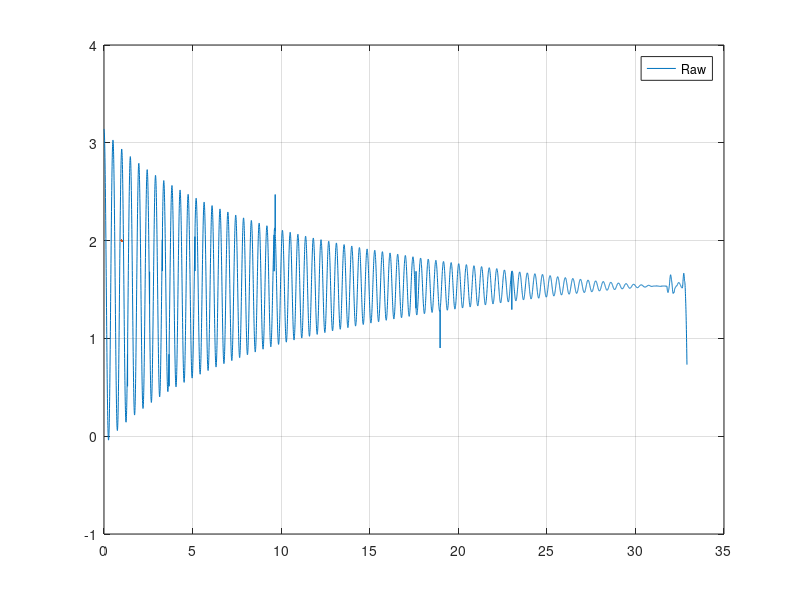
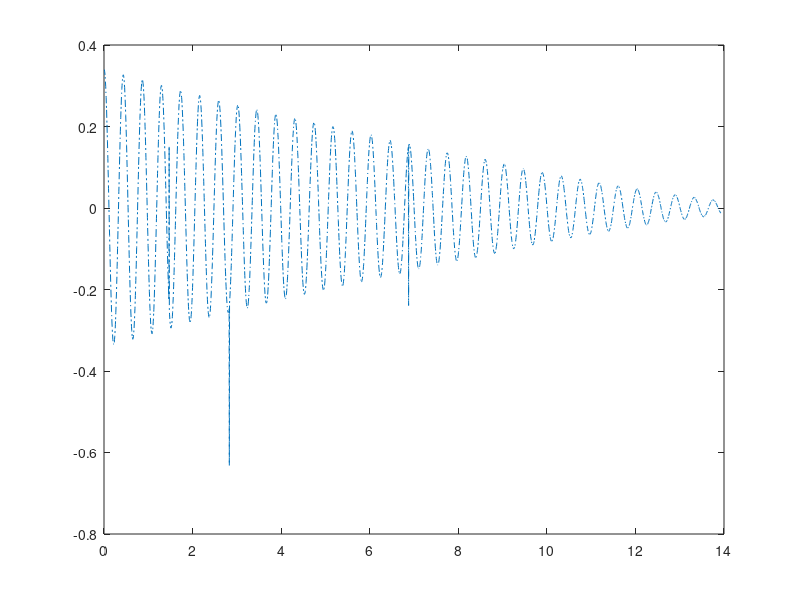

MATLAB code to generate these figures, in order: (Note: this script raises an error after producing the figures.)
clc; clear; close all;
%Loading test data for pendulum drops:
load("PendTest.mat");
%Cleaning up
pendTest.data_1.angle(1:round(0.12*250)) = [];
pendTest.data_1.time(1:round(0.12*250)) = [];
pendTest.data_1.angle = pendTest.data_1.angle(:) - pendTest.data_1.angle(1) + pi;
pendTest.data_1.time = pendTest.data_1.time(:) - pendTest.data_1.time(1);
% Visualizing raw data
plot(pendTest.data_1.time, pendTest.data_1.angle, LineWidth=2);
legend('Raw');
grid on
box on
hold off

% Load and preprocess the data
testDataAngle = pendTest.data_1.angle(3327:6200) - 1.53398;
testDataTime = pendTest.data_1.time(3327:6200) - pendTest.data_1.time(3327);

% Plot raw data
figure;
plot(testDataTime, testDataAngle, '-.');
hold on;

% Remove outliers using moving median
[~, idx] = rmoutliers(testDataAngle, "movmedian", 0.2, "SamplePoints", testDataTime);
testDataAngleClean = testDataAngle(~idx);
testDataTimeClean = testDataTime(~idx);

% Plot cleaned data
plot(testDataTimeClean, testDataAngleClean);

% Find the peaks in the cleaned data
[~, locs] = findpeaks(testDataAngleClean);
xData = testDataTimeClean(locs);
yData = testDataAngleClean(locs);

% Plot peak points
plot(xData, yData, '*');

% Perform curve fitting using lsqcurvefit
zeta0 = -.005; % Initial random guess for zeta
theta_0 = testDataAngle(1); % Initial angle
zetaOmegan = lsqcurvefit(@(zetaOmegan0, xData) expFun(zetaOmegan0, xData, theta_0), zeta0, xData, yData)

% Plot the fitted curve
plot(0:0.1:14, expFun(zetaOmegan, 0:0.1:14, theta_0));
hold off;

%Create sexy plotts
%Plotting paramters 
W_frame = 16;     % Final width of the frame [cm] of the plot in your document
H_frame = 8;      % Final height of the frame [cm] of the plot in your document
LLC_frame = [5,5];% Position of lower left corner of the frame on the screen [cm]
W_axis = 14.5;    % Width of axis [cm]
H_axis = 6.7;     % Height of axis [cm]
LLC_axis = [1.25, 1.1]; % Position of lower left corner of the axes on the frame [cm]
xlabel_x = W_axis/2;% x-position of the x-label
xlabel_y = -0.6;  % y-position of the x-label [cm]
ylabel_x = -0.6;  % x-position of the y-label [cm]
ylabel_y = H_axis/2;% y-position of the y-label
AxisFontSize = 11;% Font size for axis text in the final plot in your document
LW1 = 1;          % Line width of lines on plot
LW2 = 2;          % Line width of lines on plot
%Plotting 
fig = figure;           % Handle for the figure
ax = gca;               % Handle for the axis

%Data Point Formatting
fig.Units = 'centimeters';
fig.Position = [LLC_frame W_frame H_frame];
% Specifying the position of the lower left corner + the width and height of the frame

hold on
plt1 = plot(testDataTime, testDataAngle, '-.');
plt1.Color = '#00695c';    % y, m, c, r, g, b, w, k,
plt1.LineStyle ='-';% '-', '--', ':', '-.'
%plt1.LineStyleMode = "manual"
plt1.LineWidth  = LW1;

plt2 = plot(testDataTimeClean, testDataAngleClean);
plt2.Color = 'r';
plt2.LineStyle = '-.';
plt2.LineWidth = LW1;

plt3 = plot(xData, yData, '*');
plt3.Color = '#2196f3';

plt4 = plot([0:0.1:14], expFun(zetaOmegan, [0:0.1:14], theta_0));
plt4.Color = '#5f0000';
plt4.LineWidth  = LW1;

ax.Units = 'centimeters';
ax.GridLineStyle = '--';                % '-' '--' ':' '-.'
ax.Position = [LLC_axis W_axis H_axis];
ax.FontName = 'Times New Roman';
ax.FontSize = AxisFontSize;             % Specified above
ax.XTick = [0:1:14];                    % Divisions on axes
ax.YTick = [-.5:.1:.5];                    % Divisions on axes
%axis([tmin, tmax, -5, 5]);              % lower and upper limit
%Axis Labels and Legend
label_x = xlabel('Time, [s]');
label_x.Units = "centimeters";
label_x.Position = [xlabel_x, xlabel_y];

label_y = ylabel('Pendulum angle [rad]');
label_y.Units = "centimeters";
label_y.Position = [ylabel_x, ylabel_y];

%yaxis([ax.YTick(1) ax.YTick(end)]);

%leg = legend('Test data', 'i = k*U*(1-exp(1/tau*t)) ');
%leg = legend('Test data', '$i(t) = k \cdot U(t) \cdot (1-e^{-\frac{1}{\tau}t})$','Interpreter','latex')
leg = legend('Test data with outliners','Test data without outliners', ...
   'Peaks', '\theta_{0}\cdote^{-\zeta\cdot\omega_n t}' );
leg.Location = "southeast";

hold off
grid on
box on
